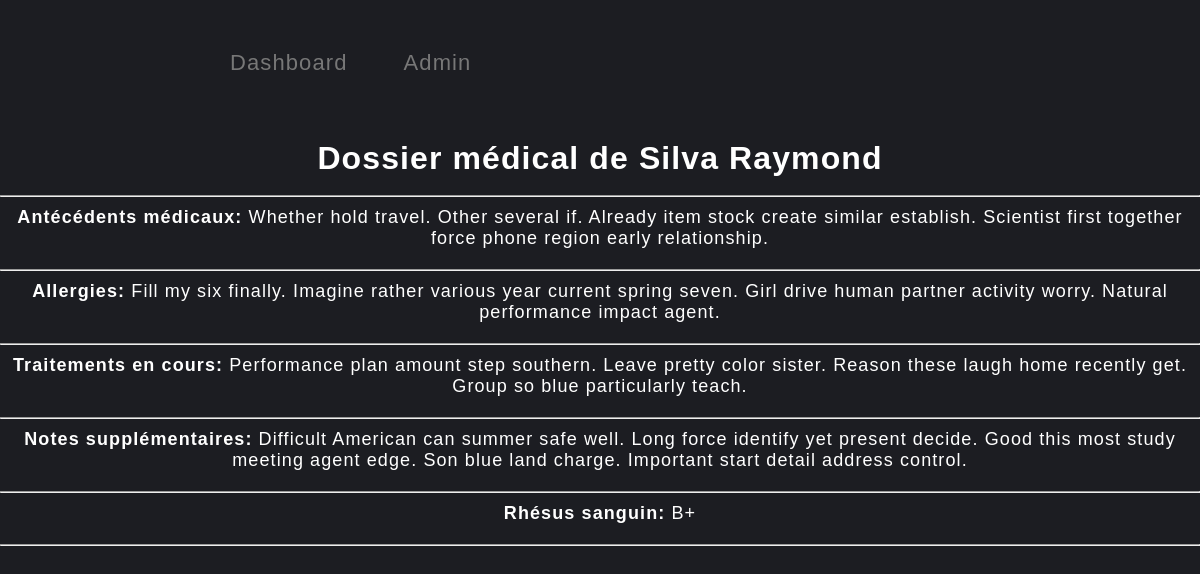
Page /afficher_dossier_medical/laurenwyatt@example.com/ on the committed database.
### clinique/models.py (models this page shows, shortened)
class Patient(models.Model):
    nom = models.CharField(max_length=100)
    prenom = models.CharField(max_length=100)
    dn = models.DateField()
    choix_sexe = [('F','Féminin'), ('M', 'Masculin')]
    sexe = models.CharField(max_length=1, choices=choix_sexe, default='F')
    adresse = models.CharField(max_length=100, null=True)
    nss = models.IntegerField(unique=True)
    email = models.EmailField(unique=True,null=True, blank=True)
    password = models.CharField(max_length=128,null=True, blank=True)

class DossierMedical(models.Model):
    patient = models.OneToOneField(Patient, on_delete=models.CASCADE)
    antecedents_medicaux = models.TextField(blank=True, null=True)
    allergies = models.TextField(blank=True, null=True)
    traitements_en_cours = models.TextField(blank=True, null=True)
    notes_supplementaires = models.TextField(blank=True, null=True)
    rhesus_sanguin = models.CharField(max_length=10, blank=True, null=True)

### clinique/views.py (the view)
# urls.py: path('afficher_dossier_medical/<str:patient_email>/', views.afficher_dossier_medical, name='afficher_dossier_medical'),
def afficher_dossier_medical(request, patient_email):
    patient = get_object_or_404(Patient, email=patient_email)
    dossier = get_object_or_404(DossierMedical, patient=patient)
    return render(request, 'dossiermedical.html', {'patient': patient, 'dossier': dossier})

### clinique/templates/dossiermedical.html (shortened to what this page needs)
<!DOCTYPE html>
<html lang="fr">
<head>
    {% load static %}
    <link rel="stylesheet" href="{% static 'inscription.css'%}">
</head>
<body>
    <body>
        <nav>
            <ul class="menu">
              <li><a href="{% url 'dashboard' %}">Dashboard</a></li>
              <li><a href="{% url 'adminmedecin' %}">Admin</a></li>
            </ul>
            </nav>
            <h1>Dossier médical de {{ patient.nom }} {{ patient.prenom }}</h1>
            <br>
            <hr>
            <ul>
                <li><strong>Antécédents médicaux:</strong> {{ dossier.antecedents_medicaux }}</li>
                <hr>
                <li><strong>Allergies:</strong> {{ dossier.allergies }}</li>
                <hr>
                <li><strong>Traitements en cours:</strong> {{ dossier.traitements_en_cours }}</li>
                <hr>
                <li><strong>Notes supplémentaires:</strong> {{ dossier.notes_supplementaires }}</li>
                <hr>
                <li><strong>Rhésus sanguin:</strong> {{ dossier.rhesus_sanguin }}</li>
                <hr>
            </ul>
    </body>
</body>
</html>

### clinique/static/inscription.css (style rules this page uses)
html { margin-top: 0px; padding-top:0px ; }
html { box-sizing: border-box; }
*, *:before, *:after { box-sizing: inherit; padding: 0; margin: 0; letter-spacing: 1.1px; }
body, html { width: 100%; height: 100%; background: #1c1d22; font-family: "Varela Round", sans-serif; }
.menu { display: flex; justify-content: center; align-items: center; max-width: 720px; margin: 20px 0px; height: 100px; list-style: none; }
.menu li { width: 125px; height: 50px; transition: background-position-x 0.9s linear; text-align: center; }
.menu li a { font-size: 22px; color: #777; text-decoration: none; transition: all 0.45s; }
.menu li:not(:last-child) { margin-right: 30px; }

### clinique/templates/dossiermedical.html (style rules this page uses)
body { width: 100%; height: 100%; background: #1c1d22; font-family: "Varela Round", sans-serif; text-align: center; }
h1 { color: #fff; margin-top: 20px; }
ul { list-style: none; padding: 0; }
li { font-size: 18px; color: #fff; margin-bottom: 10px; padding: 10px; border-radius: 5px; }

### rows in the picture
Patient: nom "Silva", prenom "Raymond"
DossierMedical: antecedents_medicaux "Whether hold travel. Other several if. Already item stock create similar establish. Scientist first together force phone region early relationship.", allergies "Fill my six finally. Imagine rather various year current spring seven. Girl drive human partner activity worry. Natural performance impact agent.", traitements_en_cours "Performance plan amount step southern. Leave pretty color sister. Reason these laugh home recently get. Group so blue particularly teach.", notes_supplementaires "Difficult American can summer safe well. Long force identify yet present decide. Good this most study meeting agent edge. Son blue land charge. Important start detail address control.", rhesus_sanguin "B+"
